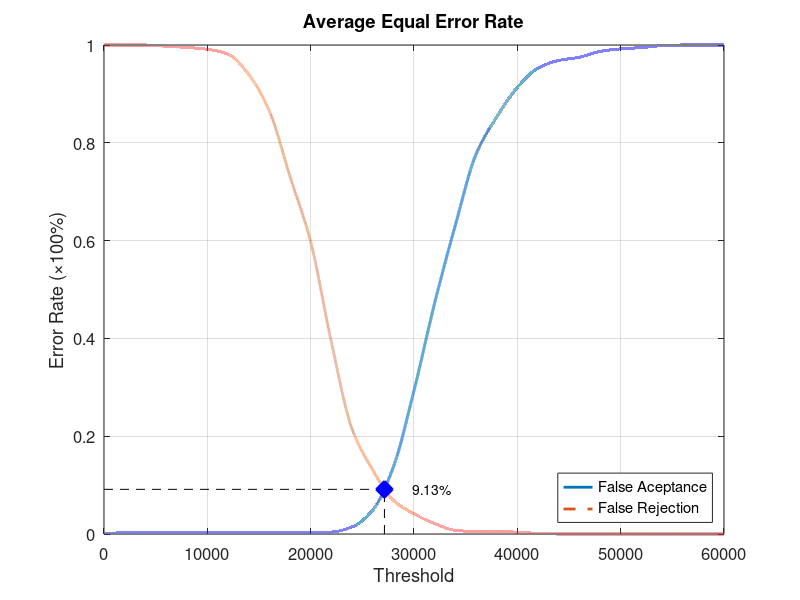
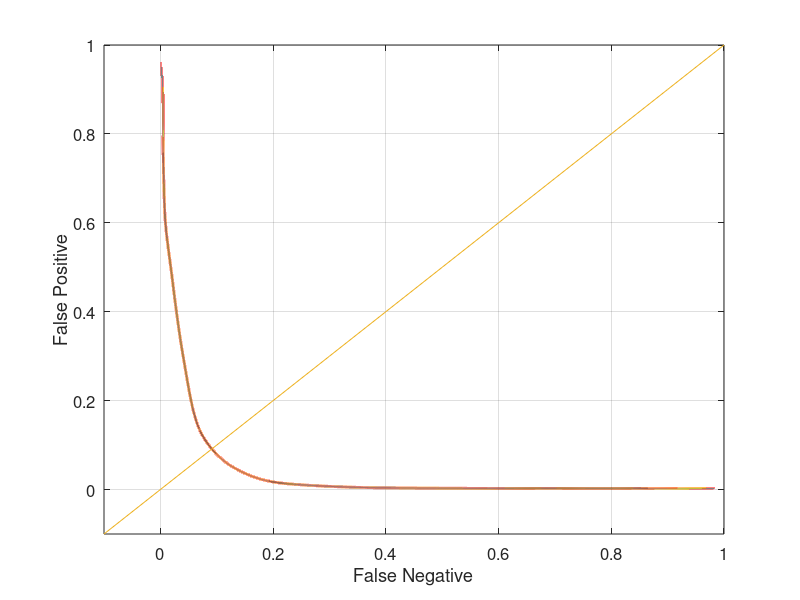

Source code (MATLAB) for these figures, in order:
function yEER = Experiment3Average
close all;
clear;
clc;
x = 0:2000:60000;
xq = 0:0.5:60000;

y0 = [0 0.00263158 0.00263158 0.00263158 0.00263158 0.00263158 0.00263158 0.00263158 0.00263158 0.00263158 0.00263158 0.00394737 0.0144737 0.0486842 0.136842 0.293421 0.472368 0.631579 0.776316 0.852632 0.913158 0.952632 0.968421 0.975 0.986842 0.992105 0.994737 0.998684 1 1 1];
yy0 = interp1(x, y0, xq, 'pchip');
y1 = [1 1 1 0.9975 0.995 0.99125 0.98125 0.94 0.865 0.73125 0.5975 0.3925 0.215 0.13125 0.06875 0.04125 0.02125 0.0075 0.005 0.005 0.00375 0.00125 0 0 0 0 0 0 0 0 0];
yy1 = interp1(x, y1, xq, 'pchip');

% Calculating EER: 
y2 = abs(y0 - y1);
find(y2 == min(y2))
yy2 = abs(yy0 - yy1);
xEER = find(yy2 == min(yy2));
xEERIndex = xq(xEER) % X-axis EER
yEER = yy0(xEER) % Y-axis EER

main = figure
plot(xq, yy0,'-','LineWidth', 2);	hold on
plot(xq, yy1,'--','LineWidth', 2);	hold on
plot([xEERIndex xEERIndex], [0 yEER], 'k--');	hold on
plot([0 xEERIndex], [yEER yEER], 'k--');	hold on
plot(xEERIndex, yEER, 'bx', 'LineWidth', 10);	hold on
text(xEERIndex + 10 * xEERIndex / 100, yEER, [num2str(round((10000 * yEER)) / 100) '%'])
legend('False Aceptance', 'False Rejection', 'Location', 'SouthEast')
xlabel('Threshold')
ylabel('Error Rate (\times100%)')
title('Average Equal Error Rate')
set(gca, 'FontSize', 12)
axis([0 60000 0 1])
grid on

print(main, 'Experiment3AverageMain', '-dpng');
FNRxFPR = figure('Color', [1 1 1]);
plot(yy1, yy0, '-', yy1, yy0, 'LineWidth', 2);
hold on
y = -0.1:0.1:1
plot(y, y); 
set(gca, 'FontSize', 12)
xlabel('False Negative')
ylabel('False Positive')
axis([-0.1 1 -0.1 1])
set(gca, 'FontSize', 12)
grid on

print(FNRxFPR, 'Experiment3AverageFNRxFPR','-dpng');
end
